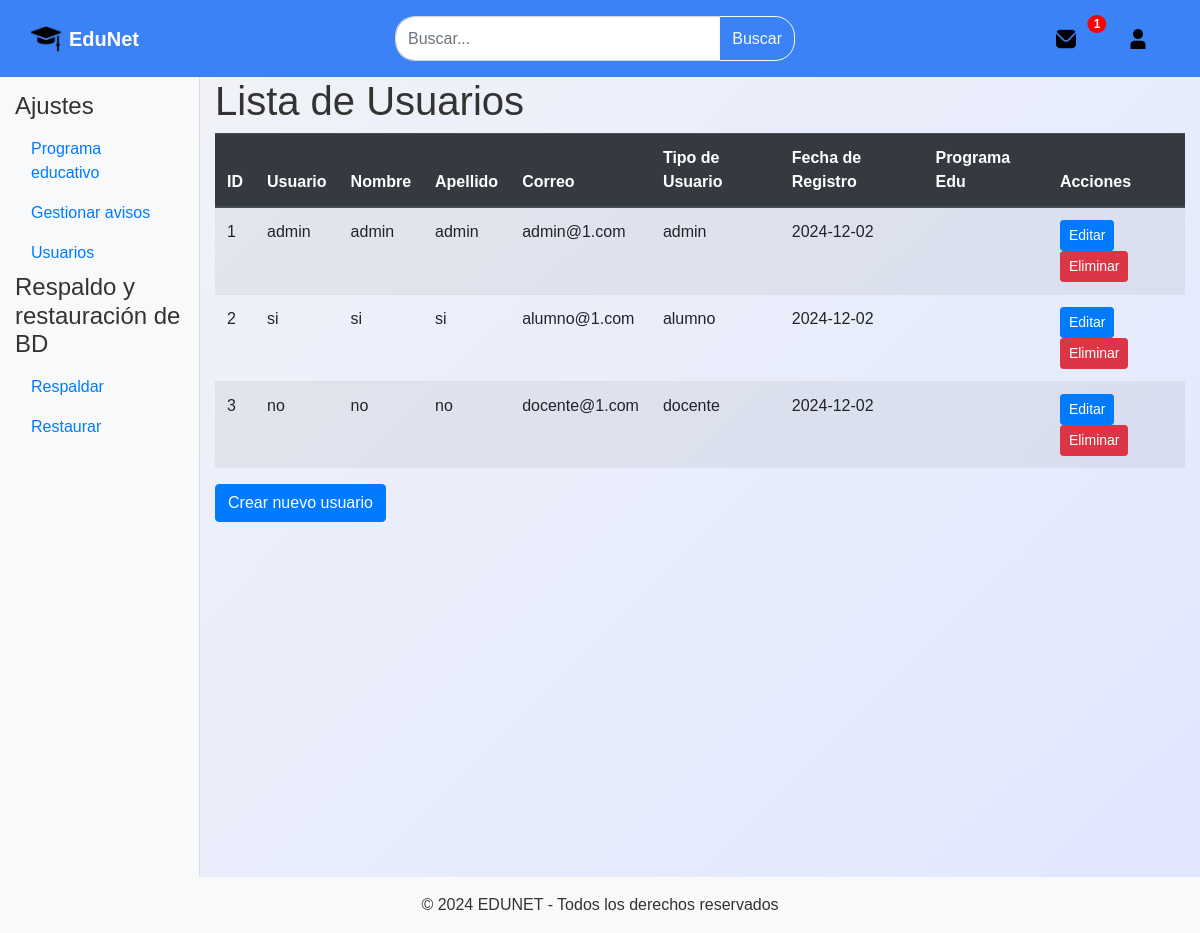
/Views/gestionUsers.php (signed in), run on the app's committed database.
### tables this page shows
CREATE TABLE usuario (
    idU INT AUTO_INCREMENT COMMENT 'ID unico del usuario',
    usuario VARCHAR(50) NOT NULL COMMENT 'Nombre de usuario para inicio de sesion',
    nombre VARCHAR(50) NOT NULL COMMENT 'Nombre del usuario',
    apellido VARCHAR(50) NOT NULL COMMENT 'Apellido del usuario',
    fecha_nacimiento DATE NOT NULL COMMENT 'Fecha de nacimiento del usuario',
    correo VARCHAR(100) NOT NULL UNIQUE COMMENT 'Correo electronico unico del usuario',
    contrasena VARCHAR(255) NOT NULL COMMENT 'Contrasena del usuario, en formato encriptado',
    tipoUsuario ENUM('admin', 'docente', 'alumno') NOT NULL COMMENT 'Tipo de usuario (administrador, docente o alumno)',
    fechaRegistro DATE NOT NULL COMMENT 'Fecha en la que el usuario se registro',

    programaE_idPE INT NULL COMMENT 'ID del programa educativo al que pertenece (si aplica)',
    PRIMARY KEY (idU),
    CONSTRAINT usuario_programaE 
    FOREIGN KEY (programaE_idPE) REFERENCES programaEducativo(idPE) 
    ON DELETE SET NULL
	ON UPDATE CASCADE
);

### Model/conexionBD.php (called while the page is built, shortened)
<?php
function obtenerConexion() {
    $conexion = mysqli_connect("localhost", "root", "", "eduNet");
    return $conexion;
}
?>

### Controller/controlador.php (called while the page is built, shortened)
<?php
require_once __DIR__ . '/../Model/conexionBD.php';
require_once __DIR__ . '/../Model/admin.php';
class Controlador {
    private $adminModel;
    public function __construct() {
        $this->adminModel = new Admin();
    }
    public function listarUsuarios() {
        return $this->adminModel->listarUsuarios();
    }
}
?>

### Model/admin.php (called while the page is built, shortened)
<?php
require_once '../Model/conexionBD.php';
class Admin {
    private $db;
    public function __construct() {
        $this->db = obtenerConexion();
    }
    public function listarUsuarios($limit = 20, $offset = 0) {
        $stmt = $this->db->prepare("SELECT idU, usuario, nombre, apellido, correo, tipoUsuario, fechaRegistro, programaE_idPE FROM usuario LIMIT ? OFFSET ?");
        $stmt->bind_param("ii", $limit, $offset);
        $stmt->execute();
        $resultado = $stmt->get_result();
        $usuarios = $resultado->fetch_all(MYSQLI_ASSOC);
        return $usuarios;
    }
}
?>

### Views/gestionUsers.php (the view, shortened to what this page needs)
<?php
require_once __DIR__ . '/../Controller/controlador.php';
include 'header.php';
$controlador = new Controlador();
$usuarios = $controlador->listarUsuarios();
?>
<div class="container-fluid">
    <div class="row">
        <div class="col-12 col-md-2 bg-light sidebar custom-sidebar">
            <h4 class="sidebar_title">Ajustes</h4>
            <ul class="nav flex-column">
                <li class="nav-item"><a href="gestionPE.php" class="nav-link">Programa educativo</a></li>
                <li class="nav-item"><a href="gestionA.php" class="nav-link">Gestionar avisos</a></li>
                <li class="nav-item"><a href="gestionUsers.php" class="nav-link">Usuarios</a></li>
            </ul>
            <h4 class="sidebar_title">Respaldo y restauración de BD</h4>
            <ul class="nav flex-column">
                <li class="nav-item"><a href="respaldoDB.php" class="nav-link">Respaldar</a></li>
                <li class="nav-item"><a href="respaldoDB.php" class="nav-link">Restaurar</a></li>
            </ul>
        </div>
        <div class="col-12 col-md-10">
            <h1>Lista de Usuarios</h1>
            <div class="table-responsive">
                <table class="table table-striped">
                    <thead class="thead-dark">
                        <tr>
                            <th>ID</th>
                            <th>Usuario</th>
                            <th>Nombre</th>
                            <th>Apellido</th>
                            <th>Correo</th>
                            <th>Tipo de Usuario</th>
                            <th>Fecha de Registro</th>
                            <th>Programa Edu</th>
                            <th>Acciones</th>
                        </tr>
                    </thead>
                    <tbody>
                        <?php if (!empty($usuarios)): ?>
                            <?php foreach ($usuarios as $usuario): ?>
                                <tr>
                                    <td><?php echo htmlspecialchars($usuario['idU']); ?></td>
                                    <td><?php echo htmlspecialchars($usuario['usuario']); ?></td>
                                    <td><?php echo htmlspecialchars($usuario['nombre']); ?></td>
                                    <td><?php echo htmlspecialchars($usuario['apellido']); ?></td>
                                    <td><?php echo htmlspecialchars($usuario['correo']); ?></td>
                                    <td><?php echo htmlspecialchars($usuario['tipoUsuario']); ?></td>
                                    <td><?php echo htmlspecialchars($usuario['fechaRegistro']); ?></td>
                                    <td><?php echo htmlspecialchars($usuario['programaE_idPE']); ?></td>
                                    <td>
                                        <a href="editarUsuario.php?id=<?php echo htmlspecialchars($usuario['idU']); ?>" class="btn btn-primary btn-sm">Editar</a>
                                        <a href="gestionUsers.php?action=eliminar&id=<?php echo htmlspecialchars($usuario['idU']); ?>" class="btn btn-danger btn-sm" onclick="return confirm('¿Estás seguro de que deseas eliminar este usuario?');">Eliminar</a>
                                    </td>
                                </tr>
                            <?php endforeach; ?>
                        <?php else: ?>
                            <tr>
                                <td colspan="9">No hay usuarios disponibles.</td>
                            </tr>
                        <?php endif; ?>
                    </tbody>
                </table>
            </div>
            <button class="btn btn-primary" data-toggle="modal" data-target="#crearUsuarioModal">Crear nuevo usuario</button>
        </div>
    </div>
</div>
<?php include 'footer.php'; ?>

### Views/css/styles.css (style rules this page uses)
body { font-family: Arial, sans-serif; background-color: #f0f2f5; margin: 0; }
.sidebar { padding-top: 15px; }
.custom-sidebar { width: 100px; height: 100vh; overflow-y: auto; }
body { font-family: 'Roboto', sans-serif; margin: 0; padding: 0; background: linear-gradient(135deg, #f3f4f7, #e0e7ff); color: #333; }
body { font-family: Arial, sans-serif; background-color: #f8f9fa; }
.sidebar { height: 100vh; border-right: 1px solid #ddd; }
button { border-radius: 20px; }

### data on the page
usuario: idU "1", usuario "admin", nombre "admin", apellido "admin", correo "admin@1.com", tipoUsuario "admin", fechaRegistro "2024-12-02"
usuario: idU "2", usuario "si", nombre "si", apellido "si", correo "alumno@1.com", tipoUsuario "alumno", fechaRegistro "2024-12-02"
usuario: idU "3", usuario "no", nombre "no", apellido "no", correo "docente@1.com", tipoUsuario "docente", fechaRegistro "2024-12-02"

### other printed values
count($avisos) "1"
